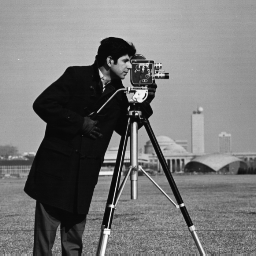
#> input picture imagens/cameraman.jpg, 256 x 256 px; the run also reads 2 pictures not shown here
$ jupyter execute --allow-errors lab4-Keviny-Ryan.ipynb
#> lines starting #> are read from the running program, lines starting #| are printed output that depends on the picture; after the words box and inside, x2 and y2 are one past the last pixel; in counts of white or black regions, pixels touching at a corner belong together
## Universidade Federal de Campina Grande (UFCG)
## Centro de Engenharia Elétrica e Informática (CEEI)
## Disciplina: Int. ao Processamento de Imagem Digital e Visão Computacional
## Professora: Luciana Ribeiro Veloso
## Aluno(a): Keviny Ryan Menezes Dantas

## Observações
***

1. Os arquivos de laboratório devem ser salvos seguindo o seguinte padrão: `lab-x-nome-sobrenome.ipynb`.
2. Não esqueça de colocar o seu nome no cabeçalho acima.
3. Não altere a ordem das células e realize as implementações somente nos campos específicados.
4. Ao longo do laboratório será solicitado perguntas teóricas relativas aos assuntos das aulas da disciplina e implementações de código utilizando a linguagem de programação Python.
5. As células de implementação com código serão indicadas pelos seguintes comentários: `# IMPLEMENTE O SEU CÓDIGO AQUI`.
6. Para editar uma célula de texto, basta clicar duas vezes com o cursos do mouse para editar, e `Ctrl + Enter` para finalizar a edição.
7. Para rodar as células com os códigos desenvolvidos, digite `Ctrl + Enter` ou clique em `Run` no menu do Jupyter.
8. Dúvidas, problemas de execução de código ou dificuldades com a linguagem de programação Python devem ser feitas durante as aulas de laboratório, encaminhadas para o grupo de WhatsApp da turma ou fórum do PVAE da disciplina.
9. Os laboratórios devem ser enviados nos campos especificados pelo PVAE. ATENTE-SE AOS PRAZOS DE ENTREGA!

# <span style='color:red'>Laboratório 4: Morfologia Matemática</span>
***

### Importação dos Pacotes

[cell 1]
import os                            # operational system para manipulação de arquivos
import cv2                           # opencv para manipulação de imagens
import numpy as np                   # numpy para manipulação de matrizes e arrays
import matplotlib.pyplot as plt      # pyplot para plotagem de gráficos e imagens
import skimage.morphology            # scikit-image para produzir elementos estruturantes
import urllib.request as url         # urllib para baixar arquivos via HTTPS
import zipfile                       # zipfile para lidar com pastas compactadas

[cell 2]
# baixando as imagens de referência
url.urlretrieve('https://github.com/Alyssonmach/pdi-labs/raw/main/imagens.zip', 'imagens.zip')
#> (this line was passed over: the network is not available in this run)
#> (the rest of this cell did not finish here and is left out)

### Operações Lógicas em Imagens Binárias

É possível submeter imagens a operações lógicas de modo a obter novas imagens. Nesse contexto, a biblioteca OpenCV disponibiliza um conjunto de funções para implementação dessas operações:

1. AND: **C = A $\cap$ B**
    * `C = cv2.bitwise_and( A, B )`
2. OR: $C = A \cup B$
    * `C = cv2.bitwise_or( A, B )`
3. XOR: $C = A \oplus B$
    * `C = cv2.bitwise_xor( A, B )`
4. Not: $C = \overline{A}$
    * `C = ~A`
5. Diferença: $C = A \cap \overline{B} $
    *  `C = A - B`


**Obs:** a função `cv2.threshold( src_img, limiar, vmax, cv2.THRESH_BINARY)` pode ser utilizada para binarizar imagens de tipo `uint`, sendo necessário informar o limiar de binarização e o valor do nível alto. A função retorna o limiar utilizado e a imagem binarizada, com pixels de nível alto setados para `vmax` e os demais para 0.

 ## <span style='color:blue'>Questão 1: [Valor da Questão: 1.0][Taxa de acerto: x.x]</span>

* Carregue as imagens “**A.tif**” e “**B.tif**”. Faça uma binarização e realize as operações abaixo. Plote os resultados e os comente.

    * 1. $A$
    * 2. $B$
    * 3. $C = A \cap B$
    * 4. $D = A - B$
    * 5. $E = \overline{A}$
    * 6. $F = \overline{B}$
    * 7. $G = A \cup B$
    * 8. $H = B - A$

[cell 3]
ima = cv2.imread('imagens/A.tif')
#> (the rest of this cell did not finish here and is left out)

#> (a cell that did not finish here is left out)

## <span style='color:green'>Respostas da Questão 1:</span>

* As imagens resultantes das operações saíram de acordo, por exemplo a imagem G, ela saiu com todos os pixels brancos representados, sendo por consequência a imagem b, pois de acorco com a lógica ele vai pegar todas as informações, pela a própria funcionalidade da OR, onde se tiver um pixel igual ela irá pegar a imagem com maior informação, funcionamento da or: 0 OR 0 = 0 0 OR 1 = 1, 1 OR 0 = 1, 1 OR 1 = 1. Assim como também a imagem C originada da and seguiu o funcionamento de acordo: and: 0 and 1 = 0; 1 and 0 = 0; 1 and 1 = 1.

## <span style='color:blue'>Questão 2: [Valor da Questão: 1.0][Taxa de acerto: x.x]</span>

* O código abaixo aplica uma das máscaras binárias da questão anterior sobre uma imagem. Com relação à imagem resultante, responda:
 * (a) Qual o efeito de aplicar uma máscara binária sobre uma imagem?
 * (b) Cite pelo menos duas possíveis aplicações dessa operação. Qual o papel das máscaras nessas aplicações?
 * (c) Tendo em vista a quantidade de tons de cinza na máscara, qual a importância do tipo de interpolação utilizado?

[cell 5]
# imagem mandala
mandala = cv2.imread( os.path.join(".", "imagens", "mandala.jpg"), 0 )
#> (the rest of this cell did not finish here and is left out)

## <span style='color:green'>Respostas da Questão 02:</span>

* (a) Ao verificar o resultado se faz visível a utilização de uma operação "AND", pelo o fato da imagem resultante ser uma imagem gerada pela a quantidade de pixels que as imagens da operação possuem em comum, e recebendo a coloração da imagem 1 nos pixeis que formavam a imagem, como se fosse uma substituição da parte branca pela a coloração.

* (b) A aplicação desse tipo de mascaramento e manipulação cobrirá toda a imagem e deixará visíveis apenas as áreas específicas que serão analisadas a olho nu, de modo que o observador terá menos informações para prestar atenção. Facilitando a percepção de alguns detalhes sem usar IA. Esse tipo de máscara pode ser usado para treinar uma IA para encontrar pequenos detalhes ou informações subliminares ocultas em uma imagem, por exemplo, imagine uma máscara toda branca com pequenas informações em tons escuros fazendo algo semelhante ao que é feito neste código de exemplo , esse pequeno pedaço de informação ficará "escondido" na imagem, e a IA pode ser treinada para encontrar certos tipos de padrões presentes na imagem ou para verificar a arte, a IA treinada para encontrar padrões de pintor por meio deste aplicativo pode facilitar a autenticação O processo é de várias maneiras, IA poderá ser adaptada para treinamento para comparação de rostos de câmeras com algum banco de dados de foto ou etc.

* (c) Essa aproximação de valores mais discretos deve ter o mínimo de erro possível, e torna-se fundamental aplicar o tipo correto de interpolação para tais aplicações a fim de eliminar falhas de aplicação e fazer com que as máscaras funcionem com sucesso, pois a operação AND usado assume o valor de zero para quaisquer zeros envolvidos.

### Transformações Lineares

Também é possível realizar transformações lineares como rotação e translação com o OpenCV. Para isso, faz-se uso da função **warpAffine**.

`dst_img = cv2.warpAffine(src_img, M, (cols, rows))`

Descrição:
* **dst_img** representa a imagem de saída;
* **src_img** representa a imagem de entrada;
* **M** corresponde à matriz de transformação utilizada;
* **rows** corresponde ao número de linhas da imagem;
* **cols** corresponde ao número de colunas da imagem;

Alguns exemplos de transformações que podem ser produzidas a partir desta função são:

1. Translações:
    * Para transladar a imagem Tx pixels para a direita e Ty pixels para baixo, faz-se uso de uma matriz com forma:
    * **M = [ [1, 0, Tx], [0, 1, Ty] ]**
2. Rotações:
    * A matriz de transformação para uma rotacão de $\theta$ graus com relação ao ponto (Px, Py) pode ser obtida utilizando a função **getRotationMatrix2D**:
    * `M = cv2.getRotationMatrix2D( (Px, Py), $\theta$, scale)`
3. Reflexão:
    * A imagem pode ser refletida utilizando as seguintes matrizes:
    * **M = [ [-1, 0, cols-1], [0, 1, 0] ]**
    * **M = [ [1, 0, 0], [0, -1, rows-1] ]**

## <span style='color:blue'>Questão 3: [Valor da Questão: 1.0][Taxa de acerto: x.x]</span>

* (a) O código abaixo implementa algumas das transformações descritas. Comente todas as linhas desse código e explique o que o programa faz.
* (b) Que transformações são implementadas pelas matrizes Ma, Mb, Mc e Md?
* (c) As imagens 2 e 4 são diferentes apesar de terem sofrido as mesmas transformações. Por que isso aconteceu?

[cell 6]
# COMENTE AS LINHAS DE CÓDIGO ABAIXO --> QUESTÃO 3 - LETRA (a)

Tx    = 100 #Número de pixels das transformações no eixo X
Ty    =  50 #Número de pixels das transformações no eixo Y

theta =  45 #Angulação empregada na rotação de imagens

src_img = cv2.imread(os.path.join(".", "imagens", "cameraman.jpg"), 0) #Leitura da imagem em tons de cinza
#> src_img is the input picture: shape (256, 256); min 7, max 253, mean 118.7
rows, cols = src_img.shape #Modo de adquirir o número de colunas e linhas presentes na imagem.

Ma = np.array( [ [1, 0, Tx], [0, 1, Ty] ], dtype=np.float32 ) #Matriz Utilizada para translar a imagem
Mb = cv2.getRotationMatrix2D( (cols/2, rows/2),  theta , 1) #Matriz para emprego da rotação de acordo com uma respectiva coluna e linha
Mc = np.array( [[-1, 0, cols-1], [0, 1, 0]], dtype = np.float32 ) #matriz para reflexão das colunas
Md = np.array( [[1, 0, 0], [0, -1, rows-1]], dtype = np.float32 ) # Matriz para reflexão das linhas

fig, axs = plt.subplots(nrows = 3, ncols = 3, figsize=(16, 12)) # plot e configuração de ordem e tamanho dos resultados

#Imprime imagem Original e título
axs[0][0].imshow(src_img, cmap="gray")
axs[0][0].set_title("Original", fontsize = 16)


dst_img = cv2.warpAffine(src_img, Ma, (cols, rows)) # translação com a Matriz Ma

#Imprime imagem resultante da aplicação da translação e título
axs[0][1].imshow(dst_img, cmap="gray")
axs[0][1].set_title("Imagem 1", fontsize = 16)

dst_img = cv2.warpAffine(dst_img, Mb, (cols, rows)) #Efetua uma rotação da imagem translada com a matriz Mb
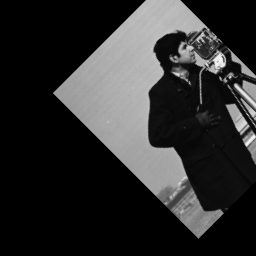
#> dst_img: shape (256, 256); min 0, max 244, mean 45.5

#Imprime imagem resultante da aplicação da rotação da imagem transladada e título
axs[0][2].imshow(dst_img, cmap="gray")
axs[0][2].set_title("Imagem 2", fontsize = 16)

#Imprime imagem Original e título
axs[1][0].imshow(src_img, cmap="gray")
axs[1][0].set_title("Original", fontsize = 16)

dst_img = cv2.warpAffine(src_img, Mb, (cols, rows)) # Rotação com a Matriz Mb
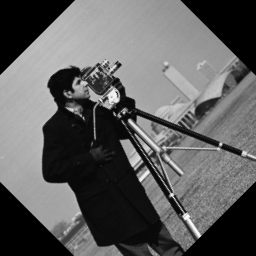
#> dst_img: shape (256, 256); min 0, max 251, mean 95.5

#Imprime imagem resultante da aplicação da rotação e título
axs[1][1].imshow(dst_img, cmap="gray")
axs[1][1].set_title("Imagem 3", fontsize = 16)

dst_img = cv2.warpAffine(dst_img, Ma, (cols, rows)) # Transalação com a matriz Ma
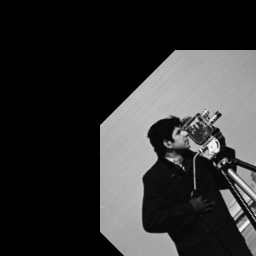
#> dst_img: shape (256, 256); min 0, max 243, mean 51.2

#Imprime imagem resultante da aplicação da translação da imagem de rotação e título
axs[1][2].imshow(dst_img, cmap="gray")
axs[1][2].set_title("Imagem 4", fontsize = 16)

#Imprime imagem Original e título
axs[2][0].imshow(src_img, cmap="gray")
axs[2][0].set_title("Original", fontsize = 16)

dst_img = cv2.warpAffine(src_img, Mc, (cols, rows)) # Reflexão da imagem com a Matriz Mc
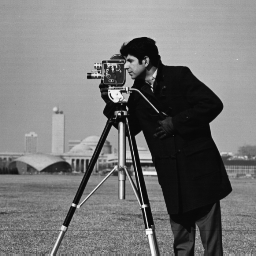
#> dst_img: shape (256, 256); min 7, max 253, mean 118.7

#Imprime imagem resultante da aplicação da reflexão e título
axs[2][1].imshow(dst_img, cmap="gray")
axs[2][1].set_title("Imagem 5", fontsize = 16)

dst_img = cv2.warpAffine(dst_img, Md, (cols, rows)) #Reflexão da imagem com a mAtriz Md
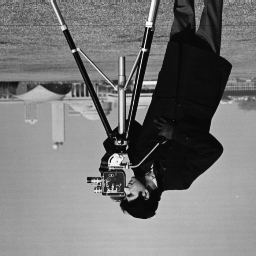
#> dst_img: shape (256, 256); min 7, max 253, mean 118.7

# Imprime imagem resultante da aplicação da reflexão de linhas da imagem que já foi efetuada a reflexão de colunas
axs[2][2].imshow(dst_img, cmap="gray")
axs[2][2].set_title("Imagem 6", fontsize = 16)

## <span style='color:green'>Respostas da Questão 03:</span>

* (b) A Matriz Ma efetua um processo de translação usando de base Tx para a direita e Ty para baixo, A matriz Mb efetua a rotação da imagem através do theta em um ponto específico usando de base o ponrto definido por (cols/2, rows/2), As matriz Mc e Md efetuam o processo de reflexão, sendo uma reflexão das colunas e outra das linhas, respectivamente.
* (c) A diferença é explicada pela a ordem da operação realizada, na imagem 2 foi efetuada uma translação com a Matriz Ma e depois a rotação com a matriz Mb sobre o resutado da translação, na 4 foi efetuado de forma inversa, gerando uma rotação com a matriz Mb e uma transtalão com a matriz Ma sobre a imagem rotacionada com a matriz Mb.

## <span style='color:blue'>Questão 4: [Valor da Questão: 1.5][Taxa de acerto: x.x]</span>

* Abra a imagem "**Seta.tif**", realize operações abaixo e comente os resultados obtidos.
 * Translação de -50 pixels na horizontal e   0 pixels na vertical.
 * Translação de 125 pixels na horizontal e -75 pixels na vertical.
 * Reflexão horizontal.
 * Reflexão vertical.
 * Rotação de -25° com relação ao ponto (x =  59, y =  78) e escala   1.
 * Rotação de  25° com relação ao ponto (x = 118, y = 118) e escala   3.
 * Rotação de  25° com relação ao ponto (x = 118, y = 118) e escala 1/3.
 * Rotação de   0° com relação ao ponto (x =  59, y =  59) e escala 1/4.

[cell 7]
def make_translation(input_image, tx, ty):
    '''função auxiliar para realizar transformação linear de translação'''

    mat_trans = np.array([ [1, 0, tx], [0, 1, ty] ], dtype=np.float32)

    return cv2.warpAffine(input_image, mat_trans, input_image.shape)

def make_rotation(input_image, x, y, theta, scale):
    '''função auxiliar para realizar transformação linear de rotação'''

    mat_trans = cv2.getRotationMatrix2D((x, y),  theta , scale)

    return cv2.warpAffine(input_image, mat_trans, input_image.shape)

def make_reflection(input_image, label = 'x'):
    '''função auxiliar para realizar transformação linear de reflexão '''

    rows, cols = input_image.shape[0], input_image.shape[1]

    if label == 'y': mat_trans = np.array([[1, 0, 0], [0, -1, rows-1]], dtype = np.float32)
    else: mat_trans = np.array([[-1, 0, cols-1], [0, 1, 0]], dtype = np.float32)

    return cv2.warpAffine(input_image, mat_trans, input_image.shape)

[cell 8]
# IMPLEMENTE SEU CÓDIGO AQUI --> QUESTÃO 4

img = cv2.imread(os.path.join(".", "imagens", "Seta.tif"), 0)
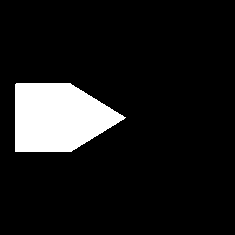
#> input picture imagens/Seta.tif, 235 x 235 px
#> img: shape (235, 235); 10.4% white; 1 white region, box (x1, y1, x2, y2) and area: (15, 83, 126, 152) 5750
rows, cols = img.shape

fig, axs = plt.subplots(nrows = 2, ncols = 4, figsize=(20, 10))

#IMAGEM 01: Translação de -50 pixels na horizontal e 0 pixels na vertical.
img_t1 = make_translation(img, -50, 0)
#IMAGEM 02: Translação de 125 pixels na horizontal e -75 pixels na vertical.
img_t2 = make_translation(img, 125, -75)
#IMAGEM 03: Reflexão horizontal.
img_rfh = make_reflection(img, label = 'x')
#IMAGEM 04: Reflexão vertical.
img_rfv = make_reflection(img, label = 'y')
#IMAGEM 05: Rotação de -25° com relação ao ponto (x = 59, y = 78) e escala 1.
img_r1 = make_rotation(img, 59, 78, -25, 1)
#> in make_rotation, `return cv2.warpAffine(input_image, mat_trans, input_image.shape)`:
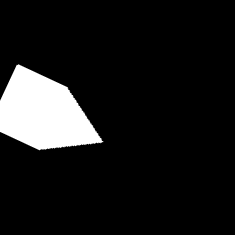
#> returned value: shape (235, 235); min 0, max 255, mean 25.7
#IMAGEM 06: Rotação de 25° com relação ao ponto (x = 118, y = 118) e escala 3.
img_r2 = make_rotation(img, 118, 118, 25, 3)
#> call 2 of make_rotation, with x = 118, y = 118, theta = 25, scale = 3
#> in make_rotation (call 2), `return cv2.warpAffine(input_image, mat_trans, input_image.shape)`:
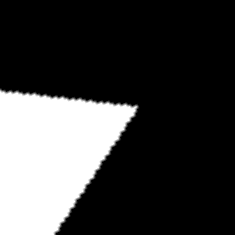
#> returned value: shape (235, 235); min 0, max 255, mean 62.5
#IMAGEM 07: Rotação de 25° com relação ao ponto (x = 118, y = 118) e escala 1/3.
img_r3 = make_rotation(img, 118, 118, 25, 1/3)
#> call 3 of make_rotation, with x = 118, y = 118, theta = 25, scale = 0.333
#> in make_rotation (call 3), `return cv2.warpAffine(input_image, mat_trans, input_image.shape)`:
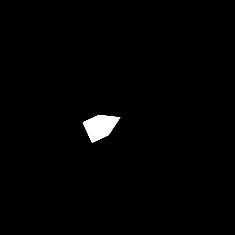
#> returned value: shape (235, 235); min 0, max 255, mean 2.9
#IMAGEM 08: Rotação de 0° com relação ao ponto (x = 59, y = 59) e escala 1/4.
img_r4 = make_rotation(img, 59, 59, 0, 1/4)
#> call 4 of make_rotation, with x = 59, y = 59, theta = 0, scale = 0.25
#> in make_rotation (call 4), `return cv2.warpAffine(input_image, mat_trans, input_image.shape)`:
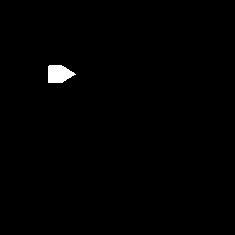
#> returned value: shape (235, 235); 0.68% white; 1 white region, box (x1, y1, x2, y2) and area: (48, 65, 76, 83) 376

axs[0,0].imshow(img_t1, vmin=0, vmax=255, cmap="gray")
axs[0,0].set_title("IMG 1", fontsize = 12)

axs[0,1].imshow(img_t2, vmin=0, vmax=255, cmap="gray")
axs[0,1].set_title("IMG 02", fontsize = 12)

axs[0,2].imshow(img_rfh, vmin=0, vmax=255, cmap="gray")
axs[0,2].set_title("IMG 03", fontsize = 12)

axs[0,3].imshow(img_rfv, vmin=0, vmax=255, cmap="gray")
axs[0,3].set_title("IMG 04.", fontsize = 12)

axs[1,0].imshow(img_r1, vmin=0, vmax=255, cmap="gray")
axs[1,0].set_title("IMG 05", fontsize = 12)

axs[1,1].imshow(img_r2, vmin=0, vmax=255, cmap="gray")
axs[1,1].set_title("IMG 06", fontsize = 12)

axs[1,2].imshow(img_r3, vmin=0, vmax=255, cmap="gray")
axs[1,2].set_title("IMG 07", fontsize = 12)

axs[1,3].imshow(img_r4, vmin=0, vmax=255, cmap="gray")
axs[1,3].set_title("IMG 08", fontsize = 12)
#> (the rest of the program and of its run is left out)
